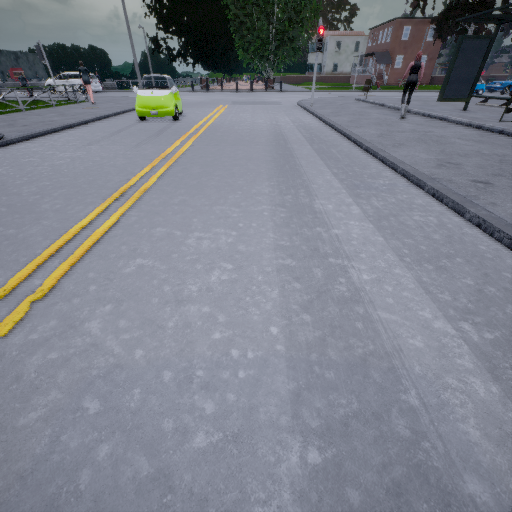
#> input picture 3dmotion/CameraRGB0/image_00001.png, 512 x 512 px; its folder holds 4 pictures in this run
$ jupyter execute --allow-errors OpticalFlow.ipynb
#> lines starting #> are read from the running program, lines starting #| are printed output that depends on the picture
Tutorial 4: 3D motion estimation
Script for Optical Flow
Practical Course: Learning For Self-Driving Cars and Intelligent Systems
Summer Semester 2021
Technical University of Munich
Tutor: Qadeer Khan
https://vision.in.tum.de/teaching/ss2021/intellisys_ss2021

[cell 1]
import numpy as np
import matplotlib.pyplot as plt
from skimage import io
import os
import copy
import glob
import cv2
FOLDER = "/home/shida/pointCouldSegmentation/data/episode_000/"

[cell 2]
def read_rgb(rgb_file):
#> called with rgb_file = '3dmotion/CameraRGB0/image_00001.png'
    rgb = io.imread(rgb_file)
#> rgb is the input picture: shape (512, 512, 3); mean R, G, B 122.7, 126.8, 136
    return rgb

def read_depth(depth_file):
    depth = io.imread(depth_file)
#     Reference: https://carla.readthedocs.io/en/stable/cameras_and_sensors/#camera-depth-map
    depth = depth[:, :, 0] * 1.0 + depth[:, :, 1] * 256.0 + depth[:, :, 2] * (256.0 * 256)
    depth = depth * (1/ (256 * 256 * 256 - 1))
    return depth

[cell 3]
#print(cv2.getBuildInformation())
import pandas as pd
#> (the rest of this cell did not finish here and is left out)

Dense Optical Flow: Gunner Farneback’s algorithm
Reference: https://opencv-python-tutroals.readthedocs.io/en/latest/py_tutorials/py_video/py_lucas_kanade/py_lucas_kanade.html#dense-optical-flow-in-opencv

[cell 4]
cam_folder = os.path.join(FOLDER, "CameraRGB0")
all_images = sorted(glob.glob(cam_folder + '/**/*.png', recursive=True))
num_images = len(all_images)
first = all_images[0]
second = all_images[1]
prvs = read_rgb(all_images[0])
hsv = np.zeros_like(prvs)
hsv[...,1] = 255
prvs = cv2.cvtColor(prvs,cv2.COLOR_BGR2GRAY)
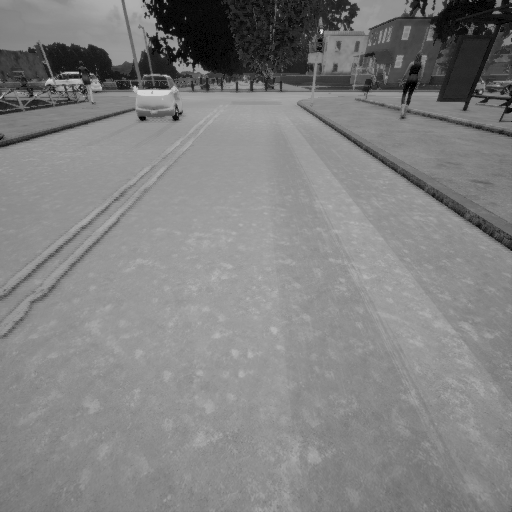
#> prvs: shape (512, 512); min 0, max 234, mean 129.1

for i in range(1):
    frame2 = read_rgb(all_images[1])
#> call 2 of read_rgb, with rgb_file = '3dmotion/CameraRGB0/image_00002.png'
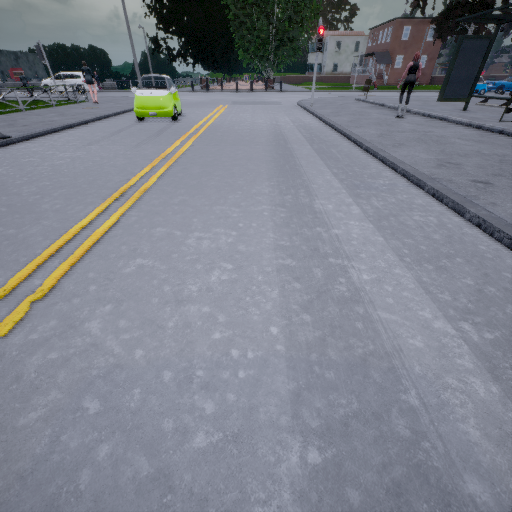
#> input picture 3dmotion/CameraRGB0/image_00002.png, 512 x 512 px
#> in read_rgb, rgb is the input picture: shape (512, 512, 3); mean R, G, B 122.7, 126.9, 136
    next = cv2.cvtColor(frame2,cv2.COLOR_BGR2GRAY)

    flow = cv2.calcOpticalFlowFarneback(prvs,next, None,pyr_scale=0.5, levels=3, winsize=15,
                                      iterations=10, poly_n=5, poly_sigma=1.2,
                                      flags=0)


    mag, ang = cv2.cartToPolar(flow[...,0], flow[...,1])
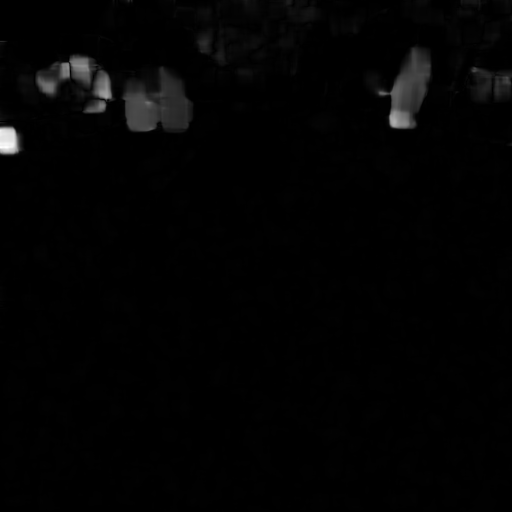
#> mag: shape (512, 512) float32; min 9.41e-06, max 6.6, mean 0.0935; drawn with min black and max white
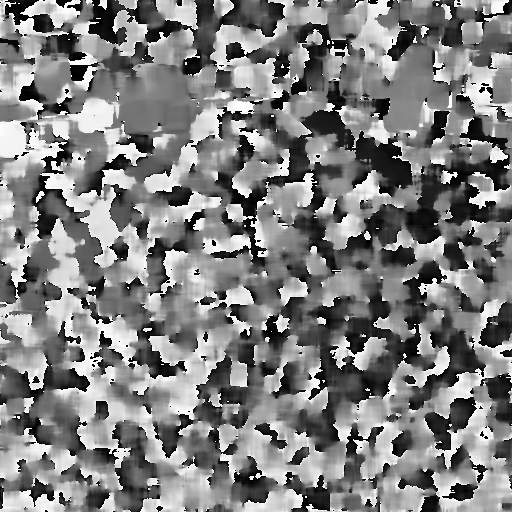
#> ang: shape (512, 512) float32; min 1.68e-05, max 6.28, mean 3.15; drawn with min black and max white
    hsv[...,0] = ang*180/np.pi/2
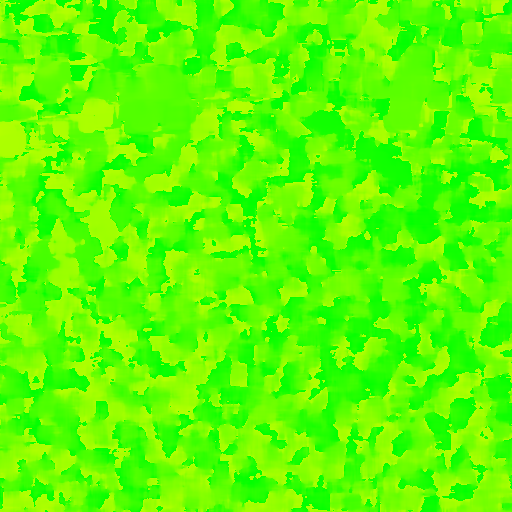
#> hsv: shape (512, 512, 3); mean of channels 0, 1, 2 89.8, 255, 0; drawn as R, G, B
    hsv[...,2] = cv2.normalize(mag,None,0,255,cv2.NORM_MINMAX)
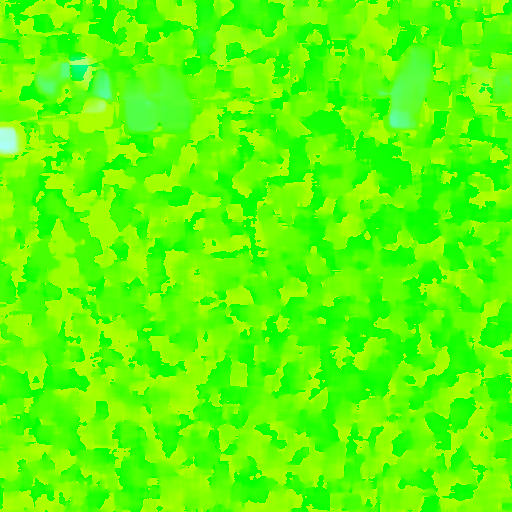
#> hsv: shape (512, 512, 3); mean of channels 0, 1, 2 89.8, 255, 3.1; drawn as R, G, B
    rgb = cv2.cvtColor(hsv,cv2.COLOR_HSV2BGR)
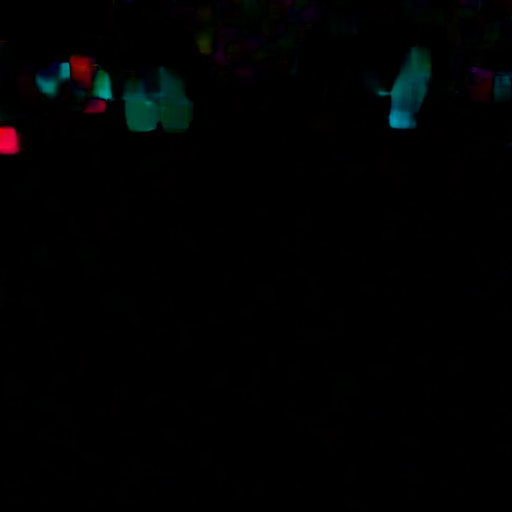
#> rgb: shape (512, 512, 3); mean B, G, R 1.9, 1.9, 1

    #cv2.imshow('frame2',np.concatenate((frame2[...,::-1], rgb), axis=1))
    k = cv2.waitKey(30) & 0xff
#> (key Esc is pressed here)
    # if k == 27:
    #     break
    # elif k == ord('s'):
    cv2.imwrite('opticalfb.png',frame2)
    cv2.imwrite('opticalhsv.png',rgb)
    prvs = next

cv2.destroyAllWindows()

Lucas-Kanade Method
Reference: https://opencv-python-tutroals.readthedocs.io/en/latest/py_tutorials/py_video/py_lucas_kanade/py_lucas_kanade.html#lucas-kanade-optical-flow-in-opencv


[cell 5]
cam_folder = os.path.join(FOLDER, "CameraRGB0")
all_images = sorted(glob.glob(cam_folder + '/**/*.png', recursive=True))
num_images = len(all_images)
prvs = read_rgb(all_images[0])
hsv = np.zeros_like(prvs)
hsv[...,1] = 255


# params for ShiTomasi corner detection
feature_params = dict( maxCorners = 100,
                       qualityLevel = 0.3,
                       minDistance = 7,
                       blockSize = 7 )

# Parameters for lucas kanade optical flow
lk_params = dict( winSize  = (15,15),
                  maxLevel = 2,
                  criteria = (cv2.TERM_CRITERIA_EPS | cv2.TERM_CRITERIA_COUNT, 10, 0.03))

# Create some random colors
color = np.random.randint(0,255,(100,3))

old_gray = cv2.cvtColor(prvs, cv2.COLOR_BGR2GRAY)
p0 = cv2.goodFeaturesToTrack(old_gray, mask = None, **feature_params)
#> p0 = 84 rows, first 8: [323, 31], [173, 50], [189, 62], [158, 25], [175, 64], [163, 39], [175, 118], [50, 76]

# Create a mask image for drawing purposes
mask = np.zeros_like(prvs)

for i in range(1,num_images):
    frame = read_rgb(all_images[i])
    frame_gray = cv2.cvtColor(frame, cv2.COLOR_BGR2GRAY)

    # calculate optical flow
    p1, st, err = cv2.calcOpticalFlowPyrLK(old_gray, frame_gray, p0, None, **lk_params)
#> p1 = 84 rows, first 8: [323, 31.01], [173, 49.99], [189, 62], [158, 25], [175, 63.99], [163, 39], [174, 118.6], [49.41, 75.45]; st = 84 values from 1 to 1; err = 84 values, max 41.75 at index 37, min 0.404 at index 52, mean 6.41

    # Select good points
    good_new = p1[st==1]
#> good_new = 84 pairs, first value 1 to 510, second value 0.966 to 118.6
    good_old = p0[st==1]
#> good_old = 84 pairs, first value 1 to 510, second value 1 to 118

    # draw the tracks
    for i,(new,old) in enumerate(zip(good_new,good_old)):
        a,b = new.ravel()
        c,d = old.ravel()
        mask = cv2.line(mask, (a,b),(c,d), color[i].tolist(), 2)
        frame = cv2.circle(frame,(a,b),5,color[i].tolist(),-1)
#> this loop made 84 passes
#> (a, b, c, d) on passes 1 to 12: (323, 31.01, 323, 31), (173, 49.99, 173, 50), (189, 62, 189, 62), (158, 25, 158, 25), (175, 63.99, 175, 64), (163, 39, 163, 39), (174, 118.6, 175, 118), (49.41, 75.45, 50, 76), (198, 65.02, 198, 65), (158, 31.99, 158, 32), (131.5, 86.39, 132, 86), (148, 14, 148, 14)
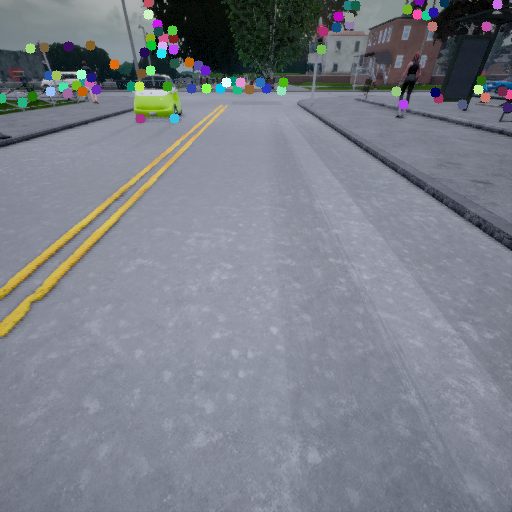
#> frame: shape (512, 512, 3); mean R, G, B 123.5, 127.8, 136.9
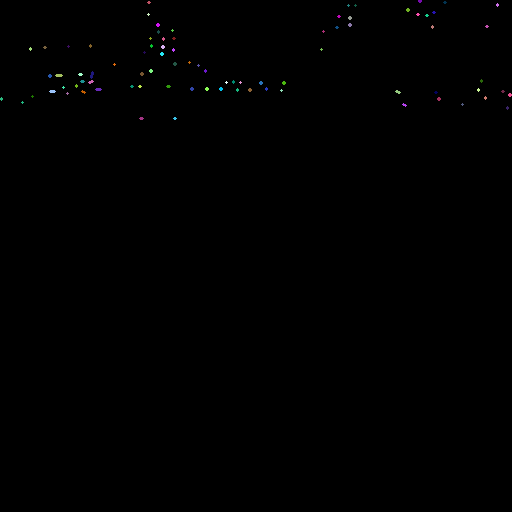
#> mask: shape (512, 512, 3); mean of channels 0, 1, 2 0.3, 0.4, 0.4; drawn as R, G, B
    img = cv2.add(frame,mask)

    cv2.imshow('frame',img[...,::-1])
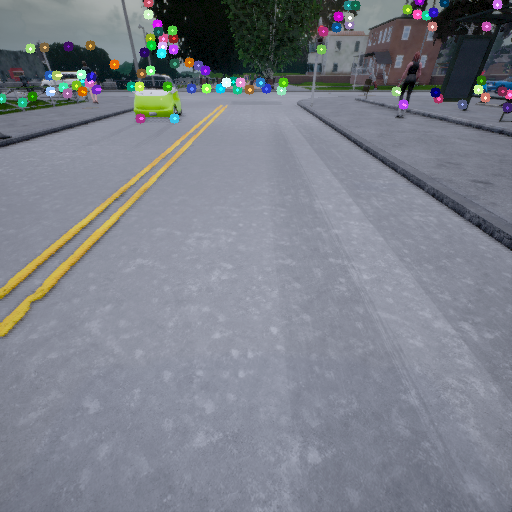
#> window 'frame': shape (512, 512, 3); mean B, G, R 137.1, 128, 123.7
    k = cv2.waitKey(30) & 0xff
#> (key Esc is pressed here)
    if k == 27:
        break

    # Now update the previous frame and previous points
    old_gray = frame_gray.copy()
    p0 = good_new.reshape(-1,1,2)

cv2.destroyAllWindows()
